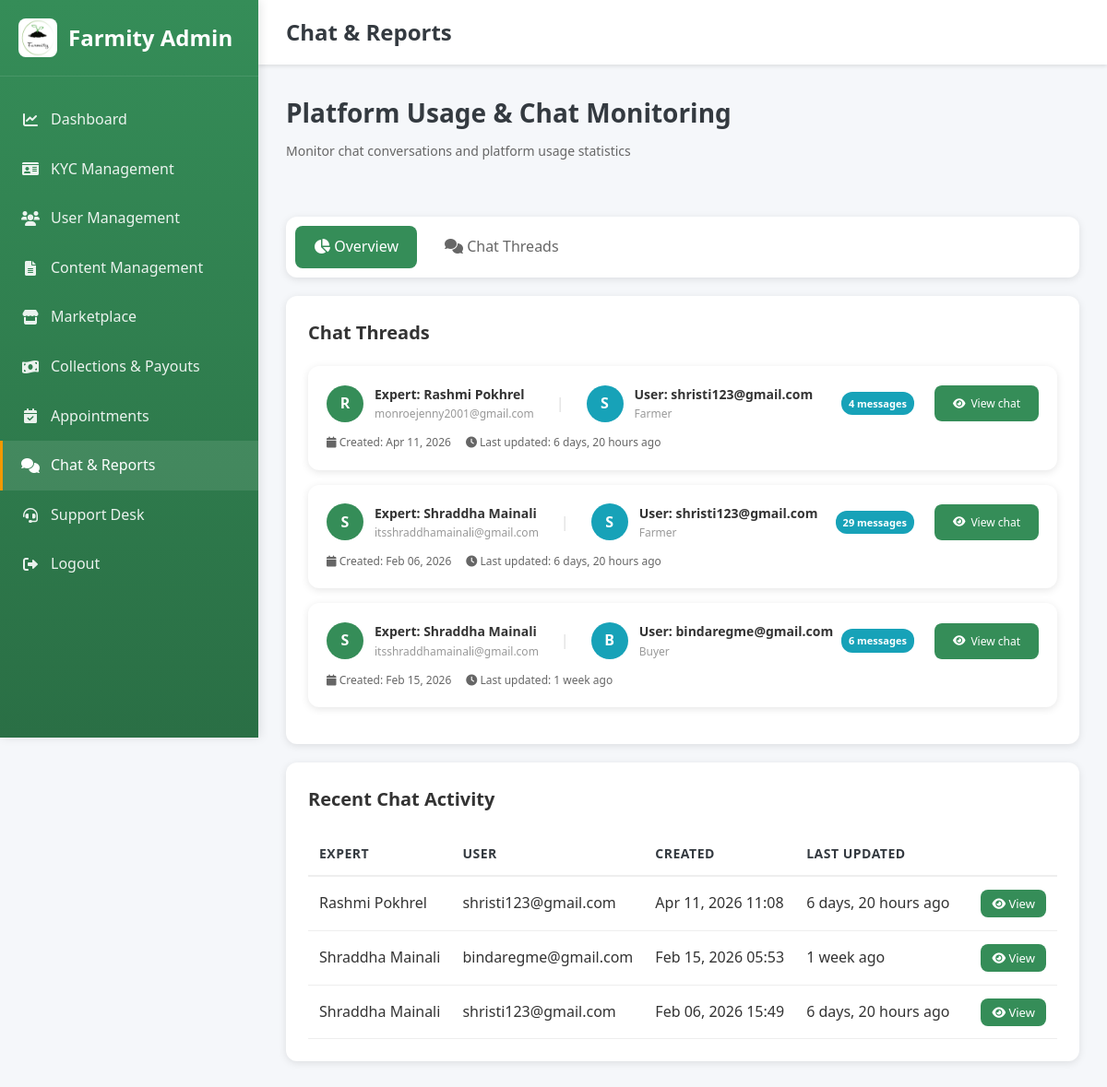
The app's page /admin-dashboard/chats-reports/ (signed in), older data.
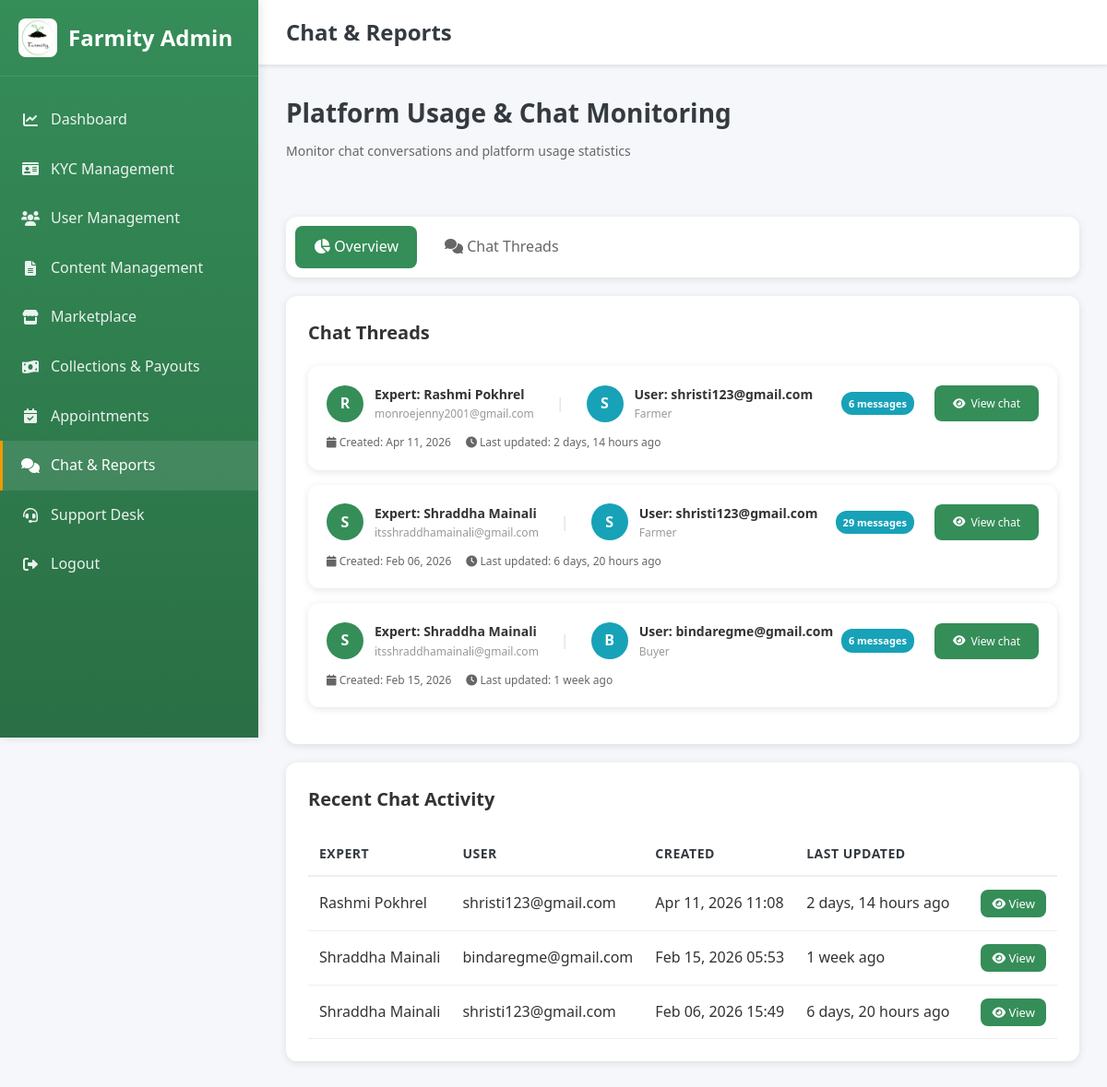
The same page, newer data.
### accounts/models.py (models this page shows, shortened)
class ExpertChatThread(models.Model):
    expert = models.ForeignKey(ExpertProfile, on_delete=models.CASCADE, related_name='chat_threads')
    created_by = models.ForeignKey(User, on_delete=models.CASCADE, related_name='chat_threads')
    created_at = models.DateTimeField(auto_now_add=True)
    updated_at = models.DateTimeField(auto_now=True)
    class Meta:
        ordering = ('-updated_at',)

class ExpertProfile(models.Model):
    user = models.OneToOneField(User, on_delete=models.CASCADE, related_name='expert_profile')
    name = models.CharField(max_length=255, blank=True, null=True)
    photo = models.ImageField(upload_to='expert_photos/', blank=True, null=True)
    qualification = models.CharField(max_length=255, blank=True, null=True)
    specialization = models.CharField(max_length=255, blank=True, null=True)
    experience = models.CharField(max_length=50, blank=True, null=True)
    consultation_fee = models.DecimalField(
        max_digits=10, decimal_places=2, default=0, blank=True, null=True,
        help_text='Fee per appointment (Rs.). 0 = free. Can be set for future paid appointments.'
    )

class User(AbstractBaseUser, PermissionsMixin):
    ROLE_CHOICES = (
        ('admin', 'Admin'),
        ('buyer', 'Buyer'),
        ('farmer', 'Farmer'),
        ('agricultural_expert', 'Agricultural Expert'),
        ('vendor', 'Vendor'),
    )
    GENDER_CHOICES = (
        ('male', 'Male'),
        ('female', 'Female'),
        ('other', 'Other'),
    )
    email = models.EmailField(unique=True)
    phone = models.CharField(max_length=10, unique=True, blank=True, null=True)
    gender = models.CharField(max_length=10, choices=GENDER_CHOICES, blank=True, null=True)
    role = models.CharField(max_length=20, choices=ROLE_CHOICES, default='buyer')
    is_active = models.BooleanField(default=True)
    email_verified = models.BooleanField(default=False)
    is_verified = models.BooleanField(default=False)
    is_staff = models.BooleanField(default=False)
    date_joined = models.DateTimeField(auto_now_add=True)
    objects = UserManager()
    USERNAME_FIELD = 'email'
    REQUIRED_FIELDS = []

### accounts/views.py (the view)
# urls.py: path('admin-dashboard/chats-reports/', admin_chat_reports, name='admin_chat_reports'),
@login_required
def admin_chat_reports(request):
    if request.user.role != 'admin':
        return _redirect_to_role_home_response(request.user)
    section = request.GET.get('section', 'overview')  # 'overview', 'chats', 'reports'
    search_query = request.GET.get('search', '').strip()
    context = {}
    total_threads = ExpertChatThread.objects.count()
    total_messages = ExpertChatMessage.objects.count()
    total_experts = ExpertProfile.objects.count()
    total_chat_users = ExpertChatThread.objects.values('created_by').distinct().count()
    chat_threads = ExpertChatThread.objects.select_related(
        'expert', 'expert__user', 'created_by'
    ).order_by('-updated_at')
    if search_query:
        chat_threads = chat_threads.filter(
            Q(expert__name__icontains=search_query) |
            Q(expert__user__email__icontains=search_query) |
            Q(created_by__email__icontains=search_query)
        )
    threads_with_counts = []
    for thread in chat_threads[:50]:  # Limit to 50 most recent
        message_count = ExpertChatMessage.objects.filter(thread=thread).count()
        threads_with_counts.append({
            'thread': thread,
            'message_count': message_count,
        })
    User = get_user_model()
    total_users = User.objects.count()
    active_users_30d = User.objects.filter(
        date_joined__gte=timezone.now() - timedelta(days=30)
    ).count()
    recent_threads = ExpertChatThread.objects.select_related(
        'expert', 'expert__user', 'created_by'
    ).order_by('-created_at')[:10]
    context.update({
        'section': section,
        'search_query': search_query,
        'total_threads': total_threads,
        'total_messages': total_messages,
        'total_experts': total_experts,
        'total_chat_users': total_chat_users,
        'threads_with_counts': threads_with_counts,
        'total_users': total_users,
        'active_users_30d': active_users_30d,
        'recent_threads': recent_threads,
    })
    return render(request, 'admin_chat_reports.html', context)

### templates/admin_chat_reports.html (shortened to what the changed rows need)
<!DOCTYPE html>
<html lang="en">
<head>
    <link rel="stylesheet" href="/static/css/style.css">
    <link href="https://cdnjs.cloudflare.com/ajax/libs/font-awesome/6.0.0/css/all.min.css" rel="stylesheet">
</head>
<body>
    <aside class="sidebar">
        <div class="sidebar-header">
            <h2>Farmity Admin</h2>
        </div>
    </aside>
    <div class="main-content">
        <header class="top-header">
            <h1 class="header-title">Chat & Reports</h1>
        </header>
        <div class="dashboard-content">
            <div class="page-header">
                <h2 class="page-title">Platform Usage & Chat Monitoring</h2>
            </div>
            {% if section == 'overview' or section == 'chats' %}
            <div class="table-container">
                {% if threads_with_counts %}
                {% for item in threads_with_counts %}
                <div class="chat-thread-card">
                    <div class="thread-header">
                        <div class="thread-participants">
                            <div class="participant-avatar">
                                {{ item.thread.expert.name|first|upper|default:"E" }}
                            </div>
                            <div class="participant-info">
                                <div class="participant-name">Expert: {{ item.thread.expert.name|default:item.thread.expert.user.email }}</div>
                                <div class="participant-email">{{ item.thread.expert.user.email }}</div>
                            </div>
                            <div style="margin: 0 12px; color: #ddd;">|</div>
                            <div class="participant-avatar" style="background: var(--info);">
                                {{ item.thread.created_by.email|first|upper }}
                            </div>
                            <div class="participant-info">
                                <div class="participant-name">User: {{ item.thread.created_by.email }}</div>
                                <div class="participant-email">{{ item.thread.created_by.get_role_display }}</div>
                            </div>
                        </div>
                        <div class="thread-meta" style="align-items: center; gap: 12px;">
                            <span class="message-count">{{ item.message_count }} messages</span>
                            <a href="{% url 'admin_chat_thread_view' item.thread.id %}" class="filter-btn" style="text-decoration: none; display: inline-flex; align-items: center; gap: 6px;">
                                <i class="fas fa-eye"></i> View chat
                            </a>
                        </div>
                    </div>
                    <div class="thread-meta">
                        <span><i class="fas fa-calendar"></i> Created: {{ item.thread.created_at|date:"M d, Y" }}</span>
                        <span><i class="fas fa-clock"></i> Last updated: {{ item.thread.updated_at|timesince }} ago</span>
                    </div>
                </div>
                {% endfor %}
                {% else %}
                <div style="text-align: center; padding: 40px; color: #999;">
                    No chat threads found
                </div>
                {% endif %}
            </div>
            {% endif %}
            {% if section == 'overview' %}
            <div class="table-container" style="margin-top: 20px;">
                {% if recent_threads %}
                <table class="data-table">
                    <thead>
                        <tr>
                            <th>Expert</th>
                            <th>User</th>
                            <th>Created</th>
                            <th>Last Updated</th>
                            <th></th>
                        </tr>
                    </thead>
                    <tbody>
                        {% for thread in recent_threads %}
                        <tr>
                            <td>{{ thread.expert.name|default:thread.expert.user.email }}</td>
                            <td>{{ thread.created_by.email }}</td>
                            <td>{{ thread.created_at|date:"M d, Y H:i" }}</td>
                            <td>{{ thread.updated_at|timesince }} ago</td>
                            <td><a href="{% url 'admin_chat_thread_view' thread.id %}" class="filter-btn" style="text-decoration: none; font-size: 13px; padding: 6px 12px;"><i class="fas fa-eye"></i> View</a></td>
                        </tr>
                        {% endfor %}
                    </tbody>
                </table>
                {% else %}
                <div style="text-align: center; padding: 40px; color: #999;">
                    No recent chat activity
                </div>
                {% endif %}
            </div>
            {% endif %}
        </div>
    </div>
</body>
</html>

Row changes from the older to the newer data that the page shows:
changed ExpertChatThread "Rashmi Pokhrel": message_count "4" → "6"; thread.updated_at "6 days, 20 hours" → "2 days, 14 hours"; updated_at "6 days, 20 hours" → "2 days, 14 hours"
